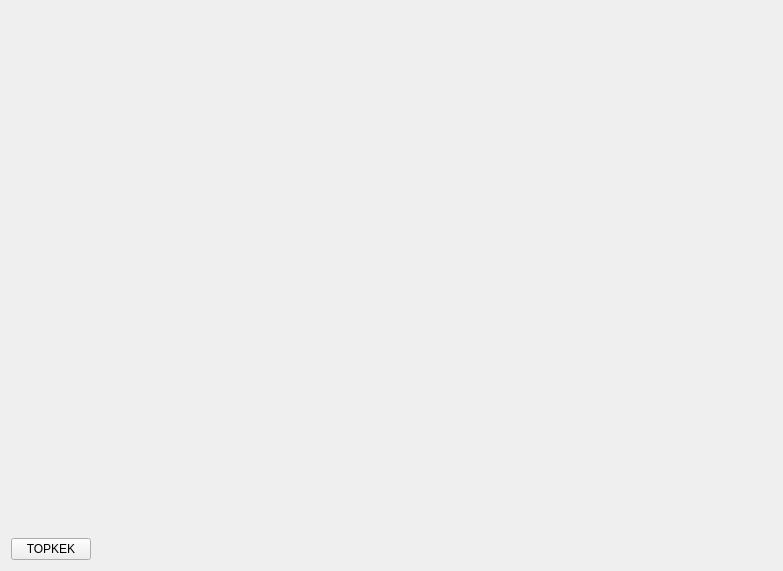
<?xml version="1.0" encoding="UTF-8"?>
<ui version="4.0">
 <class>WindowMain</class>
 <widget class="QWidget" name="WindowMain">
  <property name="geometry">
   <rect>
    <x>0</x>
    <y>0</y>
    <width>783</width>
    <height>571</height>
   </rect>
  </property>
  <property name="sizePolicy">
   <sizepolicy hsizetype="Preferred" vsizetype="Preferred">
    <horstretch>0</horstretch>
    <verstretch>0</verstretch>
   </sizepolicy>
  </property>
  <property name="windowTitle">
   <string>Raymarcher Scene Editor</string>
  </property>
  <layout class="QVBoxLayout" name="verticalLayout_2">
   <item>
    <layout class="QVBoxLayout" name="verticalLayout">
     <item>
      <widget class="Canvas" name="widget" native="true"/>
     </item>
     <item>
      <widget class="QPushButton" name="pushButton">
       <property name="sizePolicy">
        <sizepolicy hsizetype="Maximum" vsizetype="Maximum">
         <horstretch>0</horstretch>
         <verstretch>0</verstretch>
        </sizepolicy>
       </property>
       <property name="text">
        <string>TOPKEK</string>
       </property>
      </widget>
     </item>
    </layout>
   </item>
  </layout>
 </widget>
 <customwidgets>
  <customwidget>
   <class>Canvas</class>
   <extends>QWidget</extends>
   <header>Canvas.h</header>
   <container>1</container>
  </customwidget>
 </customwidgets>
 <resources/>
 <connections/>
</ui>
